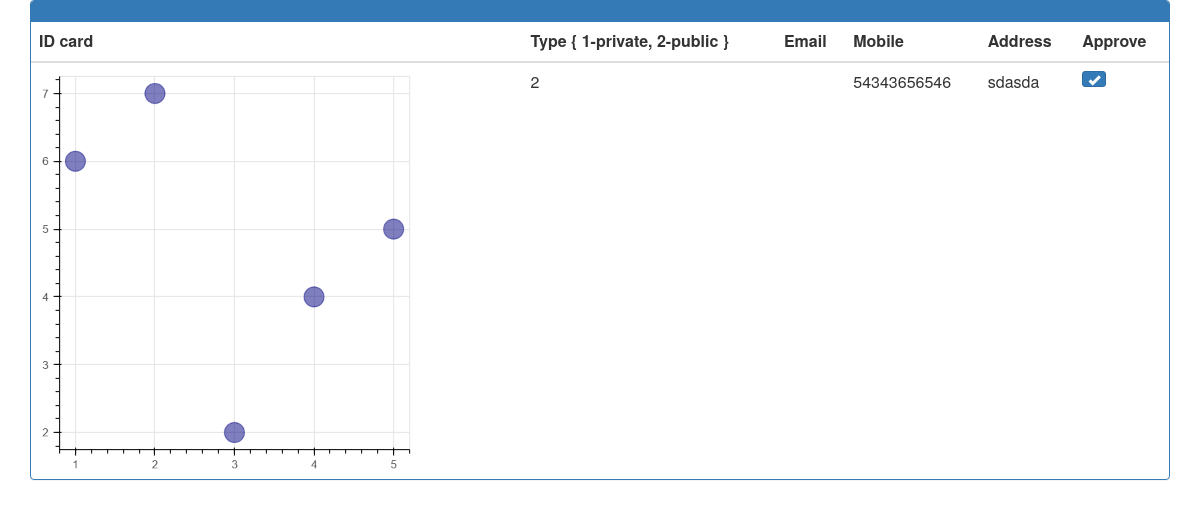
The app's page /approve-insurance, older data.
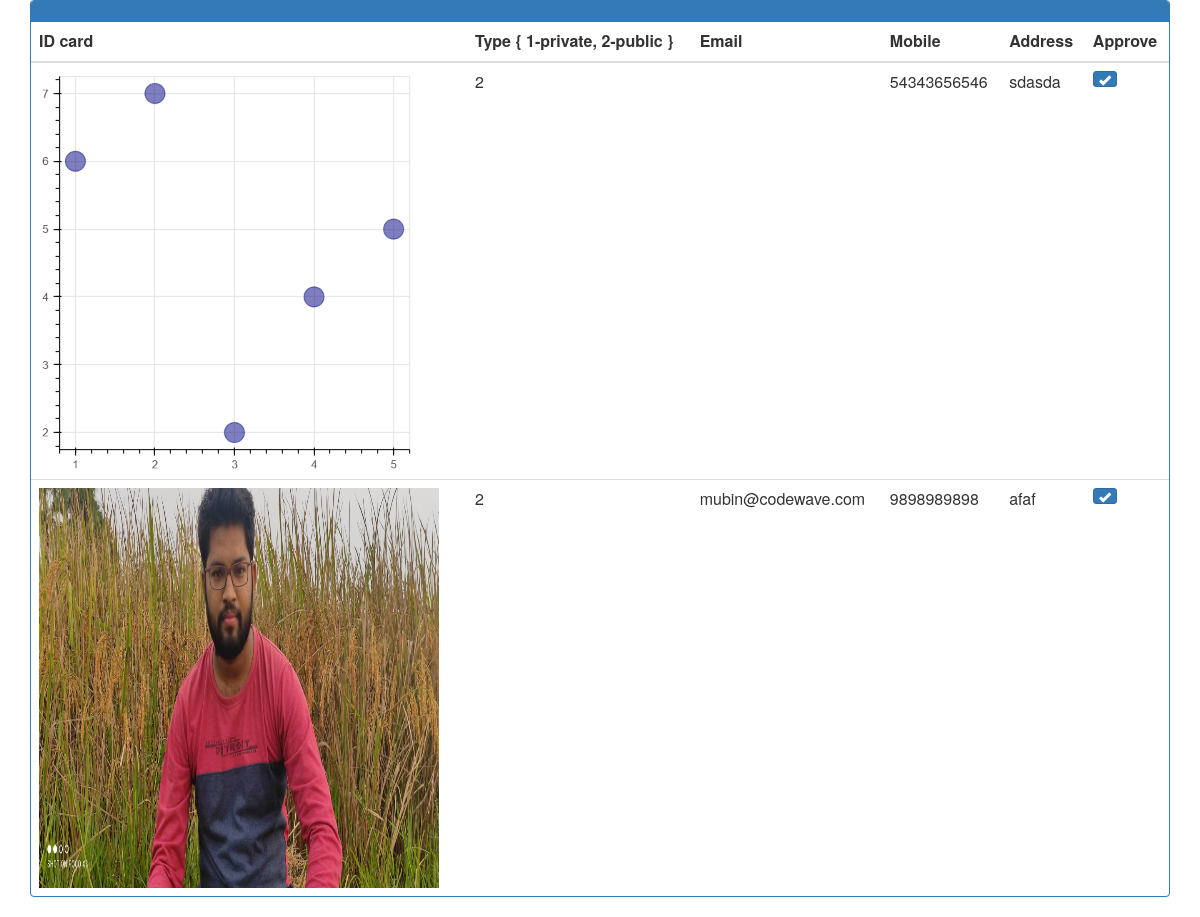
The same page, newer data.
### MWMapp/models.py (models this page shows, shortened)
class Insurance(models.Model):
    user = models.OneToOneField(User, on_delete=models.CASCADE, null=True)
    name1 = models.CharField(max_length=40)
    profile_pic = models.ImageField(upload_to='profile_pic/CustomerProfilePic/', null=True, blank=True)
    address = models.CharField(max_length=40)
    mobile = models.CharField(max_length=20, null=False)
    status = models.BooleanField(default=False)
    types = models.TextField(
                                    max_length = 20,
                                    choices = TYPE_CHOICES,
                                    default = 'Public',)
    registration_no = models.CharField(max_length=20, null=False)

### MWMapp/views.py (the view)
# urls.py: path('approve-insurance', views.admin_approve_insurance, name='approve-insurance'),
def admin_approve_insurance(request):
    doctors = models.Insurance.objects.all().filter(status=False)
    return render(request, 'admin_approve_insurance.html', {'doctors': doctors})

### MWMapp/templates/admin_approve_insurance.html (shortened to what this page needs)
{% block content %}
{%load static%}
<head>
  <link href="//netdna.bootstrapcdn.com/bootstrap/3.0.0/css/bootstrap.min.css" rel="stylesheet" id="bootstrap-css">
</head>
<div class="container">
  <div class="panel panel-primary">
    <div class="panel-heading">
    </div>
    <table class="table table-hover" id="dev-table">
      <thead>
        <tr>
          <th>ID card</th>
          <th>Type {
            1-private,
            2-public
     }     </th>
          <th>Email</th>
          <th>Mobile</th>
          <th>Address</th>
          <th>Approve</th>
        </tr>
      </thead>
      {% for d in doctors %}
      <tr>
        <td> <img src="{% static d.profile_pic.url %}" alt="Profile Pic" height="400px" width="400px" /></td>
        <td>{{d.types}}</td>
        <td>{{d.user.email}}</td>
        <td>{{d.mobile}}</td>
        <td>{{d.address}}</td>
        <td><a class="btn btn-primary btn-xs" href="{% url 'approve2' d.id  %}"><span class="glyphicon glyphicon-ok"></span></a></td>
      </tr>
      {% endfor %}
    </table>
  </div>
</div>
{% endblock content %}

Row changes from the older to the newer data that the page shows:
added Insurance: profile_pic (picture), types "2", user.email "mubin@codewave.com", mobile "9898989898", address "afaf"
